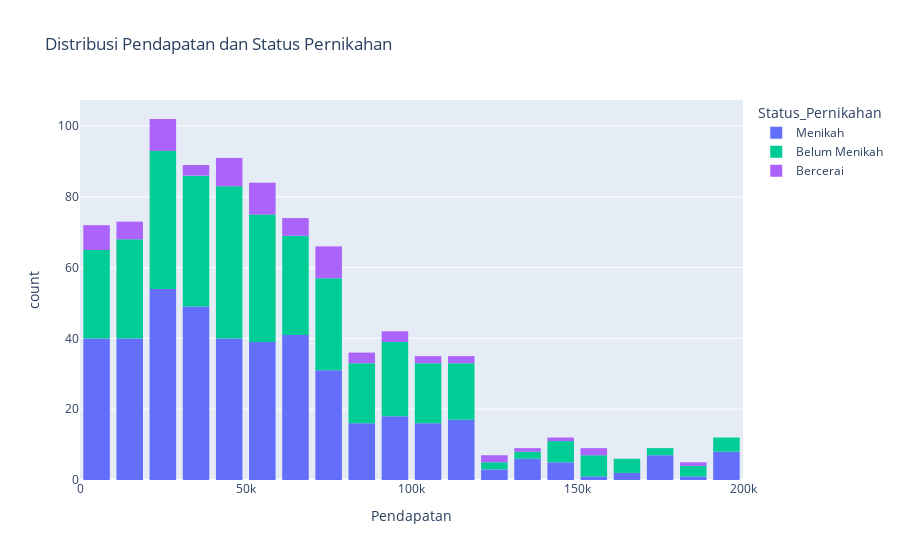

The code cell stored with this chart in its notebook:
### Markdown cell above
Distribusi Pendapatan dan Status Pernikahan

### Code cell
fig = px.histogram(df, x="Pendapatan", title = "Distribusi Pendapatan dan Status Pernikahan",color="Status_Pernikahan")
fig.update_layout(bargap=0.2)
fig.show()

### Figure 1 — Plotly figure (JSON) as saved in the notebook; plotly's stock layout.template omitted (floating-point values rounded to 4 significant figures; data arrays with more than 128 entries replaced by an {"elided": "..."} marker saying what was removed)
{"data": [{"alignmentgroup": "True", "bingroup": "x", "hovertemplate": "Status_Pernikahan=Menikah<br>Pendapatan=%{x}<br>count=%{y}<extra></extra>", "legendgroup": "Menikah", "marker": {"color": "#636efa", "pattern": {"shape": ""}}, "name": "Menikah", "offsetgroup": "Menikah", "orientation": "v", "showlegend": true, "type": "histogram", "x": {"elided": "491 int values"}, "xaxis": "x", "yaxis": "y"}, {"alignmentgroup": "True", "bingroup": "x", "hovertemplate": "Status_Pernikahan=Belum Menikah<br>Pendapatan=%{x}<br>count=%{y}<extra></extra>", "legendgroup": "Belum Menikah", "marker": {"color": "#00cc96", "pattern": {"shape": ""}}, "name": "Belum Menikah", "offsetgroup": "Belum Menikah", "orientation": "v", "showlegend": true, "type": "histogram", "x": {"elided": "404 int values"}, "xaxis": "x", "yaxis": "y"}, {"alignmentgroup": "True", "bingroup": "x", "hovertemplate": "Status_Pernikahan=Bercerai<br>Pendapatan=%{x}<br>count=%{y}<extra></extra>", "legendgroup": "Bercerai", "marker": {"color": "#ab63fa", "pattern": {"shape": ""}}, "name": "Bercerai", "offsetgroup": "Bercerai", "orientation": "v", "showlegend": true, "type": "histogram", "x": [null, 182802, 43460, null, 41623, 9910, 71781, 57820, 70041, 26833, 53495, 108164, 76959, 68253, null, 7458, 10343, null, 22027, 82228, 29671, 6199, 96679, 70125, 40099, 3952, 9989, 128860, null, 73134, 64290, 87302, null, 99779, 47758, 36612, 114347, 63742, 10894, 49773, 59859, 10766, 13273, 152859, 77394, 23046, 37042, 124966, 55210, 44596, 132664, 101712, 65414, 25024, 7490, 20246, 54000, null, 65237, 1344, 42751, 79444, 54907, 29530, 74812, 115759, null, 10469, 81294, 50896, 94380, 29840, 156152, 57274, 22669, null, 73197, 30641, 51357, 48734, 143802], "xaxis": "x", "yaxis": "y"}], "layout": {"bargap": 0.2, "barmode": "relative", "legend": {"title": {"text": "Status_Pernikahan"}, "tracegroupgap": 0}, "title": {"text": "Distribusi Pendapatan dan Status Pernikahan"}, "xaxis": {"anchor": "y", "domain": [0, 1], "title": {"text": "Pendapatan"}}, "yaxis": {"anchor": "x", "domain": [0, 1], "title": {"text": "count"}}}}
